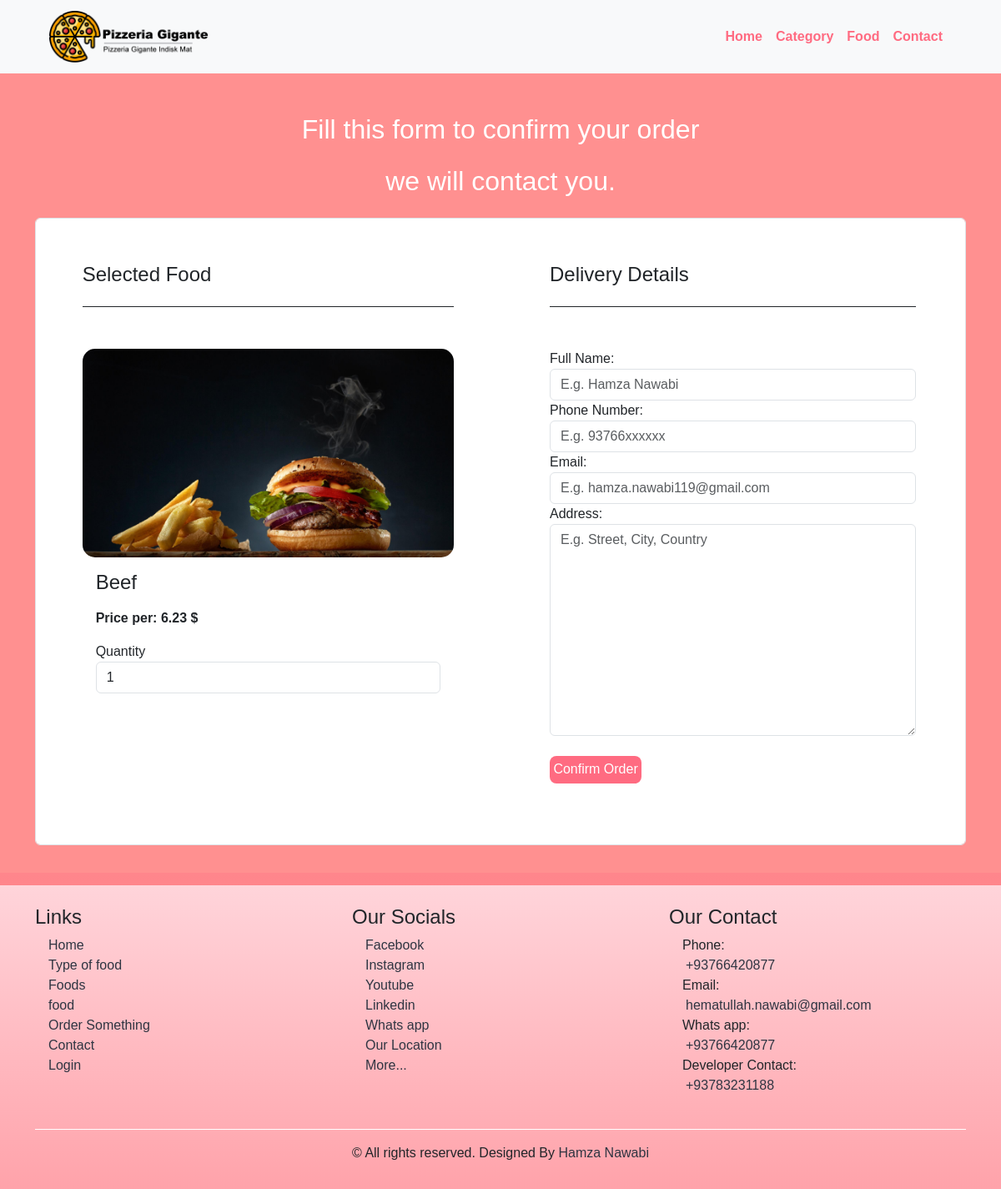
Page /order.php?food_id=27 on the committed database.
### tables this page shows
CREATE TABLE `tbl_food` (
  `id` int(10) UNSIGNED NOT NULL,
  `title` varchar(150) NOT NULL,
  `description` text NOT NULL,
  `price` decimal(10,2) NOT NULL,
  `image_name` varchar(255) NOT NULL,
  `category_id` int(10) UNSIGNED NOT NULL,
  `featured` varchar(10) NOT NULL,
  `active` varchar(10) NOT NULL
);

### order.php (the view, shortened to what this page needs)
<?php include "./partial/menu.php"; ?>
<section class="foo py-5 ">
            <?php
                $id = $_GET['food_id'];
                if(!$id OR $id == ""){
                    header("Location: foods.php");
                }else{
                    $query = "SELECT * FROM tbl_food WHERE id=$id";
                    $result = mysqli_query($connect,$query);
                    $count = mysqli_num_rows($result);
                    if($count < 1){
                        header("Location: foods.php");
                        die();
                    }else{
                        $rows = mysqli_fetch_assoc($result);
                    }
            ?>
            <h2 class="text-center text-white">Fill this form to confirm your order</h2>
            <h2 class="text-center text-white">we will contact you.</h2>
            <div class="container">
                <form action="" class="form-control" method="POST">
                    <div class="row">
                        <div class="col-lg-6">
                            <fieldset>
                                <legend>Selected Food</legend>
                                <div class="food-menu-img">
                                    <img src="./images/foods/<?php echo $rows['image_name']; ?>" alt="Chicke Hawain Pizza" style="height:250px;object-fit:cover;" class="img-responsive img-curve">
                                </div>
                                <div class="food-menu-desc px-3">
                                    <h3 class="my-3"><?php echo $rows['title']; ?></h3>
                                    <p class="food-price fw-bolder">Price per: <?php echo $rows['price']; ?> $</p>
                                    <div class="order-label">Quantity</div>
                                    <input type="number" name="qty" class=" form-control" min='1' value="1" required>
                                </div>
                            </fieldset>
                        </div>
                        <div class="col-lg-6 px-3">
                            <fieldset>
                                <legend>Delivery Details </legend>
                                <div class="order-label">Full Name:</div>
                                <input type="text" name="full-name" placeholder="E.g. Hamza Nawabi" class=" form-control" id="form-custom" required>
                                <div class="order-label">Phone Number:</div>
                                <input type="tel" name="contact" placeholder="E.g. 93766xxxxxx" class=" form-control" required>
                                <div class="order-label">Email:</div>
                                <input type="email" name="email" placeholder="E.g. hamza.nawabi119@gmail.com" class=" form-control" required>
                                <div class="order-label">Address:</div>
                                <textarea name="address" rows="10" placeholder="E.g. Street, City, Country" class=" form-control" required></textarea>
                                <input type="submit" name="submit" value="Confirm Order" class="btn btn-primary my-4">
                            </fieldset>
                        </div>
                    </div>
                </form>
                <?php } ?>
        </div>
    </section>
<?php include "./partial/footer.php"; ?>

### css/style.css (style rules this page uses)
* { margin: 0 0; padding: 0 0; font-family: Arial, Helvetica, sans-serif; }
html { scroll-behavior: smooth; }
body { animation: transitionIn .8s; }
.img-responsive { width: 100%; }
.img-curve { border-radius: 15px; }
.text-center { text-align: center; }
.text-white { color: white; }
.btn { padding: 1%; border: none; font-size: 1rem; border-radius: 5px; }
.btn-primary { background-color: #ff6b81; color: white; cursor: pointer; border: none; border-radius: 8px; }
h2 { color: #2f3542; font-size: 2rem; margin-bottom: 2%; }
h3 { font-size: 1.5rem; }
fieldset { border: 1px solid white; margin: 5%; padding: 3%; border-radius: 5px; }
legend { border-bottom: 1px solid ; padding-bottom: 20px; margin-bottom: 50px; }
.foo { background-color: rgba(255, 0, 0, 0.437); }

### rows in the picture
tbl_food: image_name (picture), title "Beef", price "6.23"
